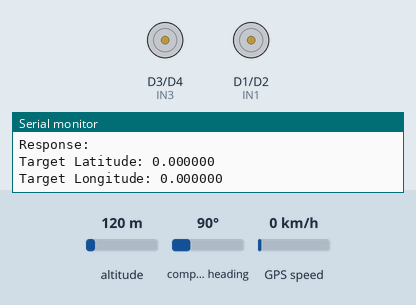
This sketch was run on a simulated ESP8266 (NodeMCU). On the bench: motor-driver pin pairs drawn as motors (green arrow = first pin HIGH = forward, orange = second pin HIGH = backward, longer = more drive), the last lines printed to the serial monitor. The inputs (shaded band) are chosen by the test bench; at power-on: compass heading 90°, altitude 120 m, GPS speed 0 km/h. WiFi joins after 1.5 s; servers stay silent unless stated; uploads are accepted with an empty reply; the GPS gets a fix after 3 s at 37.7749, -122.4194 with 8 satellites.

Above: at 3.2 s.
3.3 s: compass heading set to 82°
4.9 s: compass heading set to 75°
At 6.5 s:
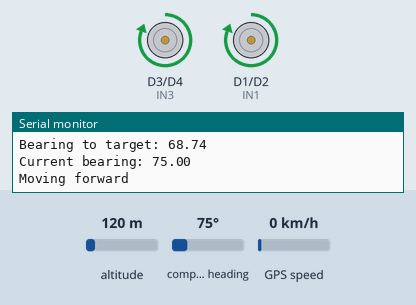
7.3 s: compass heading set to 64°
9.5 s: compass heading set to 54°
At 10.2 s:
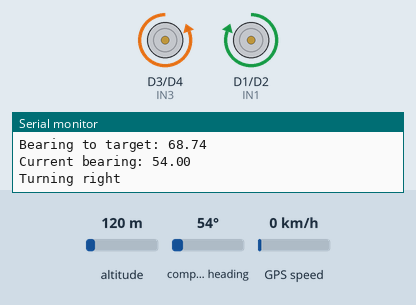
11.0 s: compass heading set to 90°
At 12.3 s:
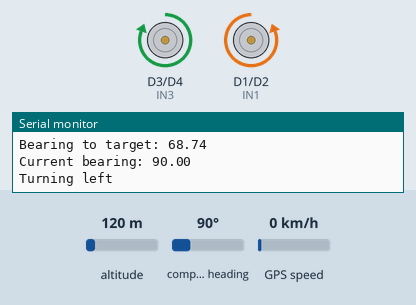
13.4 s: compass heading set to 7°
At 15.5 s:
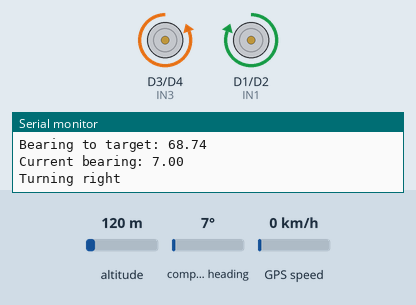
Timing chart, 0 to 16.9 s (numbered marks = the images above; inputs shaded):
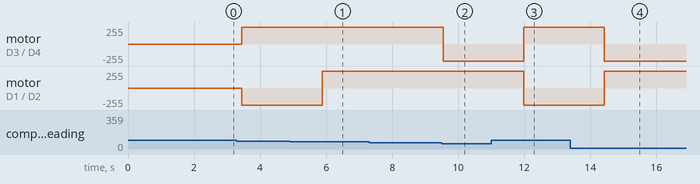

Measured:
- the behaviour switches between 79 and 78° on compass heading (found by bisection; images 0 and 1)
- the behaviour switches between 59 and 58° on compass heading (found by bisection; images 1 and 2)
- after the input at 4.9 s, motor on D1 (IN1) / D2 (IN2): backward 255/255 → forward 255/255 after 0.98 s
- after the input at 9.5 s, motor on D3 (IN3) / D4 (IN4): forward 255/255 → backward 255/255 at once
- after the input at 11.0 s, motor on D3 (IN3) / D4 (IN4): backward 255/255 → forward 255/255 after 0.98 s; motor on D1 (IN1) / D2 (IN2): forward 255/255 → backward 255/255 after 0.98 s
- after the input at 13.4 s, motor on D3 (IN3) / D4 (IN4): forward 255/255 → backward 255/255 after 1.0 s; motor on D1 (IN1) / D2 (IN2): backward 255/255 → forward 255/255 after 1.0 s

The sketch:

nodemcu-gps-car.ino
```cpp
// A Robot - Code
#include <ESP8266WiFi.h>
#include <ESP8266HTTPClient.h>
#include <TinyGPS++.h>

#define IN1 D1  // Motor 1
#define IN2 D2  // Motor 1
#define IN3 D3  // Motor 2
#define IN4 D4  // Motor 2

// Replace with your network credentials
const char* ssid = "Insaf-Inhaam-SLT-Fiber-4G";
const char* password = "InsafA@2003";

// Server URL to fetch GPS coordinates
const char* serverUrl = "http://192.168.1.27:8000/api/order/coordinates?robotId=66bc19c10f7288fb17f7a3a9";

// GPS and motor control
TinyGPSPlus gps;
HardwareSerial ss(1); // Use HardwareSerial instead of SoftwareSerial

double targetLat;
double targetLng;
const double distanceThreshold = 0.0001; // Adjust based on your required precision

void setup() {
  Serial.begin(115200);
  ss.begin(9600, SERIAL_8N1); // Initialize GPS at baud rate 9600
  delay(10);

  pinMode(IN1, OUTPUT);
  pinMode(IN2, OUTPUT);
  pinMode(IN3, OUTPUT);
  pinMode(IN4, OUTPUT);

  // Connect to Wi-Fi
  WiFi.begin(ssid, password);
  while (WiFi.status() != WL_CONNECTED) {
    delay(1000);
    Serial.print(".");
  }
  Serial.println("\nWiFi connected");
  Serial.println("IP address: ");
  Serial.println(WiFi.localIP());
}

void loop() {
  // Fetch new coordinates from the server
  fetchCoordinates();

  while (ss.available() > 0) {
    gps.encode(ss.read());
  }

  if (gps.location.isUpdated()) {
    double currentLat = gps.location.lat();
    double currentLng = gps.location.lng();

    Serial.print("Current Location: ");
    Serial.print(currentLat, 6);
    Serial.print(", ");
    Serial.println(currentLng, 6);

    if (distanceToTarget(currentLat, currentLng) > distanceThreshold) {
      moveTowardsTarget(currentLat, currentLng);
    } else {
      stopMotors();
      Serial.println("Arrived at destination.");
    }
  }

  delay(1000);
}

void fetchCoordinates() {
  if (WiFi.status() == WL_CONNECTED) {
    WiFiClient client;
    HTTPClient http;

    http.begin(client, serverUrl);
    int httpCode = http.GET();

    if (httpCode > 0) {
      String payload = http.getString();
      Serial.println("Response:");
      Serial.println(payload);

      int latIndex = payload.indexOf("pickupLatitude") + 16;
      int lngIndex = payload.indexOf("pickupLongitude") + 17;
      targetLat = payload.substring(latIndex, payload.indexOf(",", latIndex)).toFloat();
      targetLng = payload.substring(lngIndex, payload.indexOf("}", lngIndex)).toFloat();

      Serial.print("Target Latitude: ");
      Serial.println(targetLat, 6);
      Serial.print("Target Longitude: ");
      Serial.println(targetLng, 6);
    }

    http.end();
  } else {
    Serial.println("WiFi not connected");
  }
}

void moveTowardsTarget(double currentLat, double currentLng) {
  double bearing = calculateBearing(currentLat, currentLng, targetLat, targetLng);
  double currentBearing = gps.course.deg();

  Serial.print("Bearing to target: ");
  Serial.println(bearing);
  Serial.print("Current bearing: ");
  Serial.println(currentBearing);

  if (abs(bearing - currentBearing) < 10) { // Adjust threshold as needed
    moveForward();
  } else if (bearing > currentBearing) {
    turnRight();
  } else {
    turnLeft();
  }
}

void moveForward() {
  Serial.println("Moving forward");
  digitalWrite(IN1, HIGH);
  digitalWrite(IN2, LOW);
  digitalWrite(IN3, HIGH);
  digitalWrite(IN4, LOW);
}

void turnLeft() {
  Serial.println("Turning left");
  digitalWrite(IN1, LOW);
  digitalWrite(IN2, HIGH);
  digitalWrite(IN3, HIGH);
  digitalWrite(IN4, LOW);
}

void turnRight() {
  Serial.println("Turning right");
  digitalWrite(IN1, HIGH);
  digitalWrite(IN2, LOW);
  digitalWrite(IN3, LOW);
  digitalWrite(IN4, HIGH);
}

void stopMotors() {
  Serial.println("Stopping motors");
  digitalWrite(IN1, LOW);
  digitalWrite(IN2, LOW);
  digitalWrite(IN3, LOW);
  digitalWrite(IN4, LOW);
}

double distanceToTarget(double lat1, double lng1) {
  const double R = 6371000;
  double dLat = radians(targetLat - lat1);
  double dLng = radians(targetLng - lng1);

  double a = sin(dLat / 2) * sin(dLat / 2) +
             cos(radians(lat1)) * cos(radians(targetLat)) *
             sin(dLng / 2) * sin(dLng / 2);

  double c = 2 * atan2(sqrt(a), sqrt(1 - a));
  return R * c;
}

double calculateBearing(double lat1, double lng1, double lat2, double lng2) {
  double dLng = radians(lng2 - lng1);
  double y = sin(dLng) * cos(radians(lat2));
  double x = cos(radians(lat1)) * sin(radians(lat2)) -
             sin(radians(lat1)) * cos(radians(lat2)) * cos(dLng);
  return degrees(atan2(y, x));
}
```
